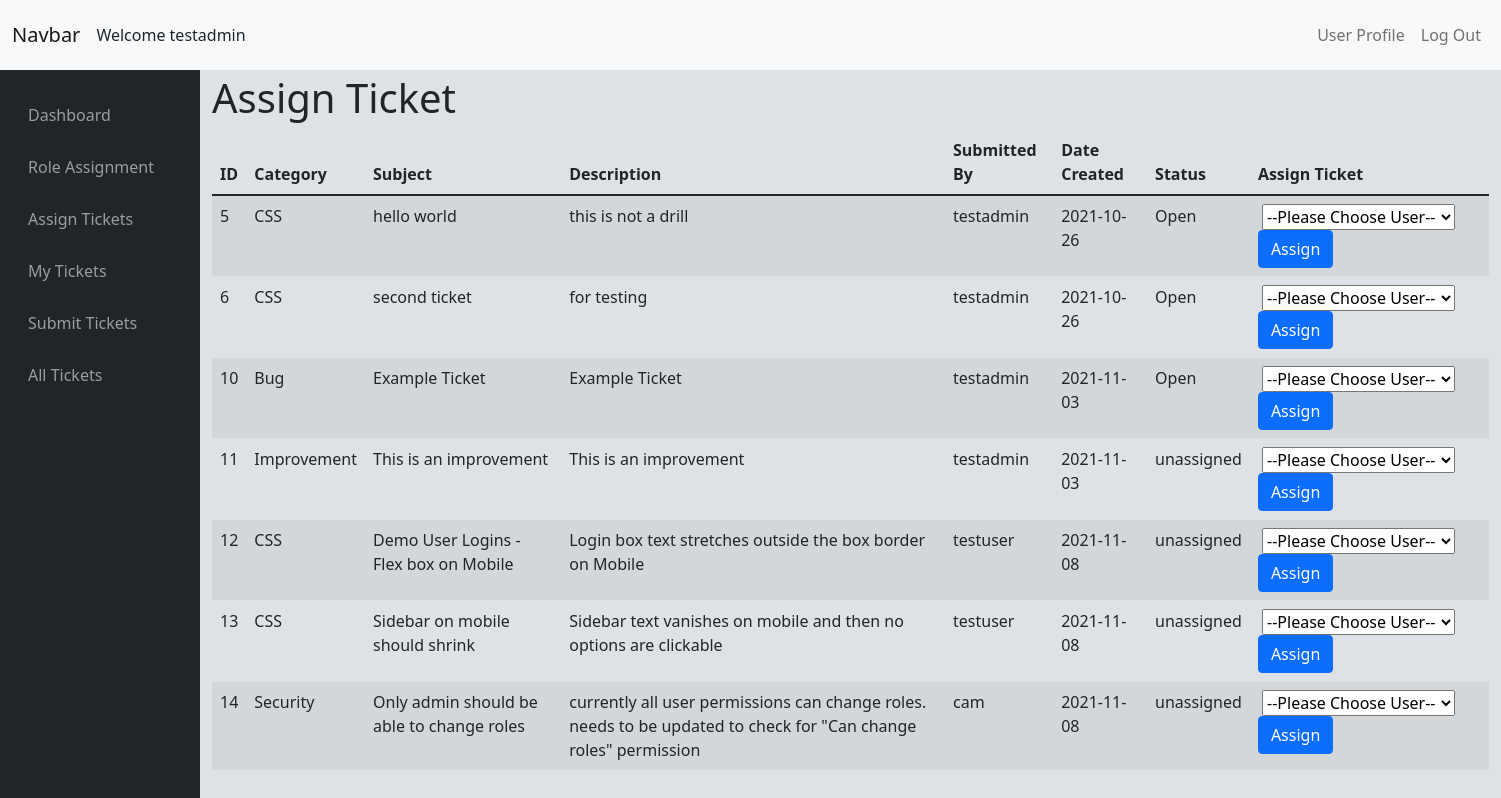
The app's page /issue/assigntickets (signed in), older data.
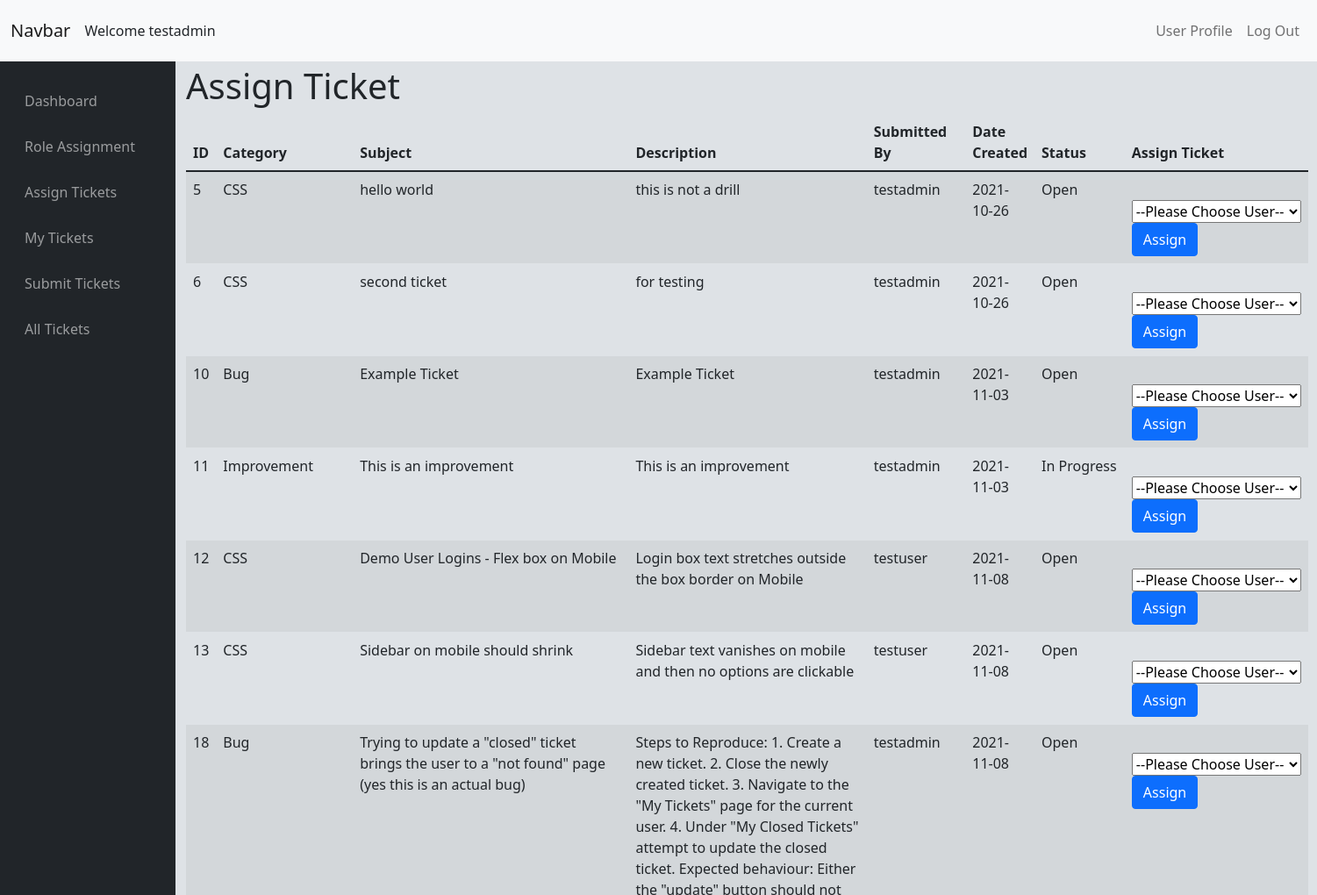
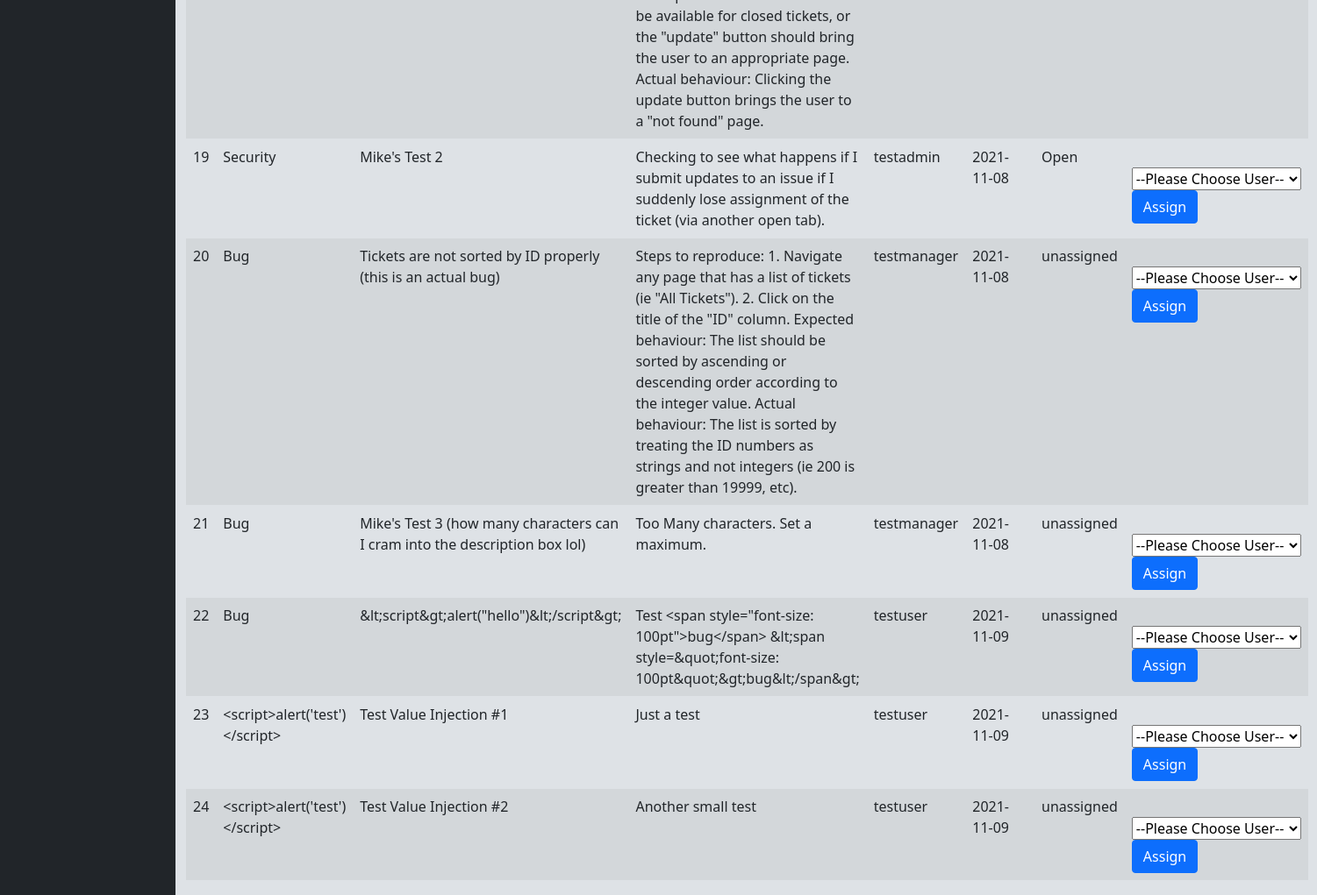
The same page, newer data (2 pictures, top to bottom).
### tables this page shows
CREATE TABLE "Issues" (
	"issue_id"	INTEGER UNIQUE,
	"issue_category"	TEXT,
	"issue_subject"	TEXT,
	"issue_description"	BLOB,
	"submitter_id"	TEXT,
	"user_assigned_to"	TEXT,
	"date_created"	DATE,
	"issue_status"	TEXT,
	"date_closed"	DATE,
	PRIMARY KEY("issue_id" AUTOINCREMENT)
);

### issueTrackerViews.py (the view, shortened to what this page needs)
@issueTrack.route('/assigntickets', methods=['GET', 'POST'])
@login_required
def assigntickets():
    if not check_permission('CanAssignTickets'):
        return redirect(url_for(".dashboard"))
    else:
        if check_permission('FullAccess'):
            tickets = return_query("SELECT * FROM Issues WHERE NOT issue_status = ?", ("Closed",))
        else:
            tickets = return_query("SELECT * FROM Issues WHERE issue_status = ?", ("unassigned",))
        users = return_query("SELECT Username, Access FROM Users")
        return render_template("assigntickets.html", tickets=tickets, users=users)

### SQLhelpers.py (called while the page is built)
def SQL_connect():
    connection = sqlite3.connect(db)
    connection.row_factory = dict_factory
    return connection

def dict_factory(cursor, row):
    d = {}
    for idx, col in enumerate(cursor.description):
        d[col[0]] = row[idx]
    return d

def return_query(query, options=[]):
    connection = SQL_connect()
    cursor = connection.cursor()
    try:
        if len(options) == 0:
            result = cursor.execute(query)
        else:
            result = cursor.execute(query, options)
        result = result.fetchall()
        return result
    except Exception as err:
        print(f"Error: '{err}'")
    cursor.close()
    connection.close()

def check_permission(permission):
    value = return_query("SELECT * FROM Access WHERE Type = (SELECT Access FROM Users WHERE Username = ?)", (session['user_id'],))
    try:
        result = value[0][permission] == 1
        return result
    except KeyError:
        print(permission + "does not exist")
    return False

### templates/assigntickets.html (shortened to what this page needs)
{% extends "layout.html" %}
{% block main %}
<div class="mt-sm-1">
    <div class='justify-content-center align-items-center'>
        <p class='h1'>Assign Ticket</p>
    </div>
    <table class="table table-striped table-hover" id='table1'>
        <thead>
            <tr>
                <th onclick="sortTable(0)">ID</th>
                <th onclick='sortTable(1)'>Category</th>
                <th onclick='sortTable(2)'>Subject</th>
                <th onclick='sortTable(3)'>Description</th>
                <th onclick='sortTable(4)'>Submitted By</th>
                <th onclick='sortTable(5)'>Date Created</th>
                <th onclick='sortTable(6)'>Status</th>
                <th>Assign Ticket</th>
            </tr>
        </thead>
        <tbody>
            {% for i in tickets %}
            <tr id="ticket_{{i.id}}">
                <td>{{ i.issue_id }}</td>
                <td>{{ i.issue_category }}</td>
                <td>{{ i.issue_subject }}</td>
                <td>{{ i.issue_description }}</td>
                <td>{{ i.submitter_id }}</td>
                <td>{{ i.date_created }}</td>
                <td>{{ i.issue_status }}</td>
                <td>
                    <form action="{{ url_for('.assigntickets') }}" method="post">
                        <select name="people" id="select{{ i.issue_id }}">
                            <option value="">--Please Choose User--</option>
                        </select>
                        <button type='submit' class='btn btn-primary'>Assign</button>
                    </form>
                </td>
            </tr>
            {% endfor %}
        </tbody>
    </table>
</div>
{% endblock %}

Row changes from the older to the newer data that the page shows:
no longer on this page (row edited): Issues: issue_id "14", issue_category "Security", issue_subject "Only admin should be able to change roles", issue_description "currently all user permissions can change roles. needs to be updated to check for \"Can change roles\" permission", submitter_id "cam", date_created "2021-11-08", issue_status "unassigned"
changed Issues "Improvement": issue_status "unassigned" → "In Progress"
changed Issues "Demo User Logins - Flex box on Mobile": issue_status "unassigned" → "Open"
changed Issues "Sidebar on mobile should shrink": issue_status "unassigned" → "Open"
added Issues: issue_id "18", issue_category "Bug", issue_subject "Trying to update a \"closed\" ticket brings the user to a \"not found\" page (yes this is an actual bug)", issue_description "Steps to Reproduce: 1. Create a new ticket. 2. Close the newly created ticket. 3. Navigate to the \"My Tickets\" page for the current user. 4. Under \"My Closed Tickets\" attempt to update the closed ticket. Expected behaviour: Either the \"update\" button should not be available for closed tickets, or the \"update\" button should bring the user to an appropriate page. Actual behaviour: Clicking the update button brings the user to a \"not found\" page.", submitter_id "testadmin", date_created "2021-11-08", issue_status "Open"
added Issues: issue_id "19", issue_category "Security", issue_subject "Mike's Test 2", issue_description "Checking to see what happens if I submit updates to an issue if I suddenly lose assignment of the ticket (via another open tab).", submitter_id "testadmin", date_created "2021-11-08", issue_status "Open"
added Issues: issue_id "20", issue_category "Bug", issue_subject "Tickets are not sorted by ID properly (this is an actual bug)", issue_description "Steps to reproduce: 1. Navigate any page that has a list of tickets (ie \"All Tickets\"). 2. Click on the title of the \"ID\" column. Expected behaviour: The list should be sorted by ascending or descending order according to the integer value. Actual behaviour: The list is sorted by treating the ID numbers as strings and not integers (ie 200 is greater than 19999, etc).", submitter_id "testmanager", date_created "2021-11-08", issue_status "unassigned"
added Issues: issue_id "21", issue_category "Bug", issue_subject "Mike's Test 3 (how many characters can I cram into the description box lol)", issue_description "Too Many characters. Set a maximum.", submitter_id "testmanager", date_created "2021-11-08", issue_status "unassigned"
added Issues: issue_id "22", issue_category "Bug", issue_subject "&lt;script&gt;alert(\"hello\")&lt;/script&gt;", issue_description "Test <span style=\"font-size: 100pt\">bug</span> &lt;span style=&quot;font-size: 100pt&quot;&gt;bug&lt;/span&gt;", submitter_id "testuser", date_created "2021-11-09", issue_status "unassigned"
added Issues: issue_id "23", issue_category "<script>alert('test')</script>", issue_subject "Test Value Injection #1", issue_description "Just a test", submitter_id "testuser", date_created "2021-11-09", issue_status "unassigned"
added Issues: issue_id "24", issue_category "<script>alert('test')</script>", issue_subject "Test Value Injection #2", issue_description "Another small test", submitter_id "testuser", date_created "2021-11-09", issue_status "unassigned"
